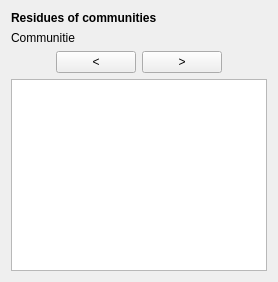
            <widget class="QWidget" name="page_18">
             <layout class="QGridLayout" name="gridLayout_21">
              <item row="0" column="0">
               <widget class="QLabel" name="label_43">
                <property name="text">
                 <string>&lt;html&gt;&lt;head/&gt;&lt;body&gt;&lt;p&gt;&lt;span style=&quot; font-weight:600;&quot;&gt;Residues of communities&lt;/span&gt;&lt;/p&gt;&lt;/body&gt;&lt;/html&gt;</string>
                </property>
               </widget>
              </item>
              <item row="1" column="0">
               <layout class="QVBoxLayout" name="verticalLayout_33">
                <item>
                 <layout class="QHBoxLayout" name="horizontalLayout_80">
                  <item>
                   <widget class="QLabel" name="lblComunidade_3">
                    <property name="minimumSize">
                     <size>
                      <width>120</width>
                      <height>0</height>
                     </size>
                    </property>
                    <property name="text">
                     <string>Communitie</string>
                    </property>
                   </widget>
                  </item>
                 </layout>
                </item>
                <item>
                 <layout class="QHBoxLayout" name="horizontalLayout_79">
                  <item>
                   <spacer name="horizontalSpacer_53">
                    <property name="orientation">
                     <enum>Qt::Horizontal</enum>
                    </property>
                    <property name="sizeHint" stdset="0">
                     <size>
                      <width>40</width>
                      <height>20</height>
                     </size>
                    </property>
                   </spacer>
                  </item>
                  <item>
                   <widget class="QPushButton" name="cmdBackResComm">
                    <property name="text">
                     <string>&lt;</string>
                    </property>
                   </widget>
                  </item>
                  <item>
                   <widget class="QPushButton" name="cmdNextResComm">
                    <property name="text">
                     <string>&gt;</string>
                    </property>
                   </widget>
                  </item>
                  <item>
                   <spacer name="horizontalSpacer_54">
                    <property name="orientation">
                     <enum>Qt::Horizontal</enum>
                    </property>
                    <property name="sizeHint" stdset="0">
                     <size>
                      <width>40</width>
                      <height>20</height>
                     </size>
                    </property>
                   </spacer>
                  </item>
                 </layout>
                </item>
               </layout>
              </item>
              <item row="2" column="0">
               <widget class="QTableWidget" name="tableResiduesComm"/>
              </item>
             </layout>
            </widget>
